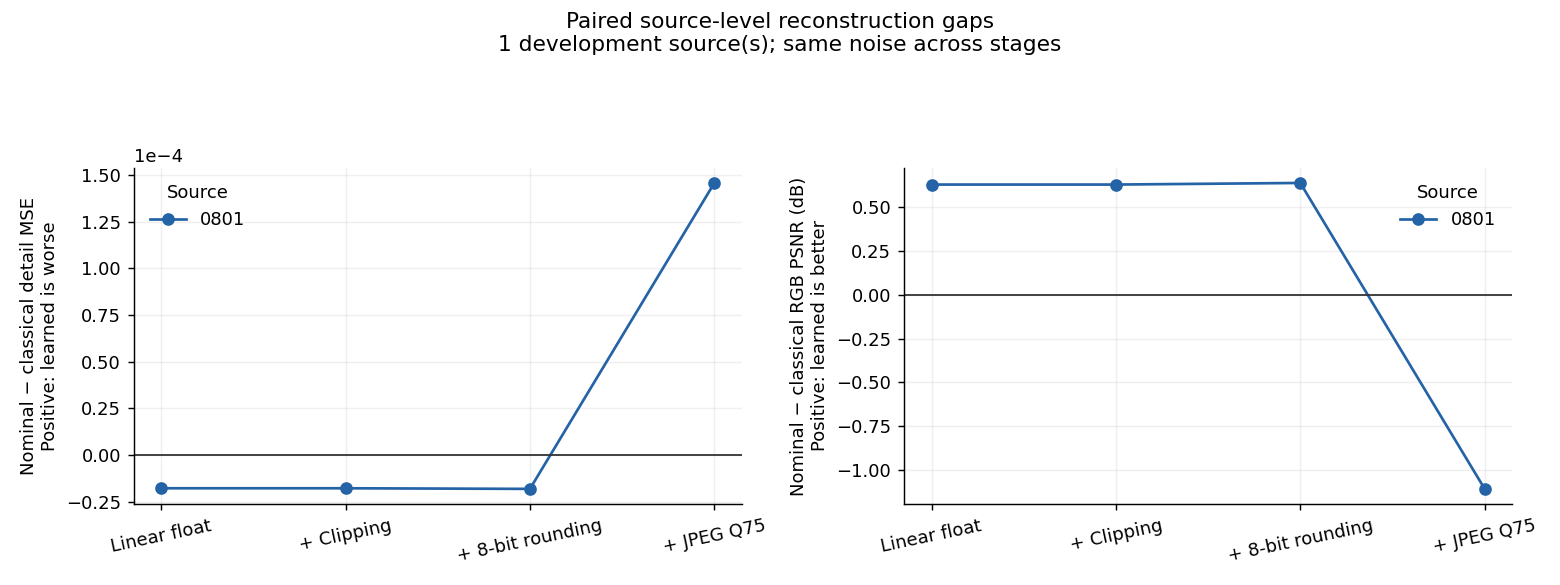
#> input picture experiments/acquisition_03/local_validation_0801_20260917/source_gaps.png, 1560 x 585 px
$ python -i prepare_independent_05_data.py   (imports and definitions only)
#> lines starting #> are read from the running program, lines starting #| are printed output that depends on the picture
#!/usr/bin/env python3
"""Prepare the outcome-blind data receipt for independent experiment 05.

This utility performs integrity, decode, and near-duplicate checks only. It never
generates corruptions, runs a reconstruction model, or computes performance.
"""

from __future__ import annotations

import argparse
import csv
import hashlib
import io
import json
import os
import re
import tarfile
import tempfile
import zipfile
from dataclasses import asdict, dataclass
from datetime import datetime, timezone
from pathlib import Path
from typing import BinaryIO, Iterable

import numpy as np
from PIL import Image


TEST_ARCHIVE_NAME = "SAMPLING_8BIT_RGB_2400x2400.tar.bz2"
TEST_ARCHIVE_URL = (
    "https://sourceforge.net/projects/testimages/files/SAMPLING/8BIT/RGB/"
    "SAMPLING_8BIT_RGB_2400x2400.tar.bz2/download"
)
TEST_ARCHIVE_PUBLISHER_SHA256 = (
    "987e6a5208206b51bb556e808ea052aa588f373124bd0f571888a4754c6afa89"
)
EXPECTED_TEST_SOURCES = 40
EXPECTED_TEST_SIZE = (2400, 2400)
DEVELOPMENT_IDS = tuple(f"{number:04d}" for number in range(805, 901))
CANARY_IDS = ("0805", "0806")
NEAR_DUPLICATE_MAX_DISTANCE = 4


@dataclass(frozen=True)
class ImageFingerprint:
    source_id: str
    member_path: str
    byte_count: int
    sha256: str
    width: int
    height: int
    mode: str
    phash64: str
    dhash64: str


# [10 lines left out: function sha256_stream, not called in this run]


def sha256_file(path: Path) -> tuple[str, int]:
    with path.open("rb") as stream:
        return sha256_stream(stream)


def _bits_to_hex(bits: np.ndarray) -> str:
    flat = np.asarray(bits, dtype=np.uint8).reshape(-1)
    if flat.size != 64:
        raise ValueError(f"expected 64 hash bits, received {flat.size}")
    value = 0
    for bit in flat:
        value = (value << 1) | int(bit)
    return f"{value:016x}"


def _dct_matrix(size: int) -> np.ndarray:
#> further down, picture is the input picture: PIL image 1560x585 RGBA; mean R, G, B, A 248.2, 248.6, 249, 255
    indices = np.arange(size, dtype=np.float64)
    matrix = np.cos(np.pi * (2.0 * indices[None, :] + 1.0) * indices[:, None] / (2.0 * size))
    matrix[0, :] *= np.sqrt(1.0 / size)
    matrix[1:, :] *= np.sqrt(2.0 / size)
    return matrix


DCT32 = _dct_matrix(32)


def perceptual_hashes(image: Image.Image) -> tuple[str, str]:
    gray = image.convert("L")

    phash_image = np.asarray(gray.resize((32, 32), Image.Resampling.LANCZOS), dtype=np.float64)
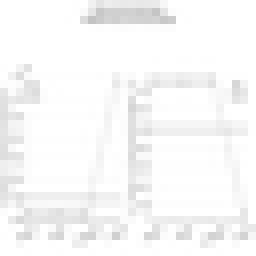
#> phash_image: shape (32, 32) float64 (shown 8 times larger); min 195, max 255, mean 248
    coefficients = DCT32 @ phash_image @ DCT32.T
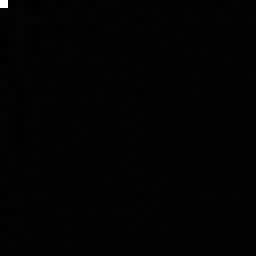
#> coefficients: shape (32, 32) float64 (shown 8 times larger); min -86.39, max 7935.2, mean 7.8; drawn with min black and max white
    low = coefficients[:8, :8]
    threshold = np.median(low.reshape(-1)[1:])
#> threshold = 2.7
    phash = _bits_to_hex(low >= threshold)
#> in _bits_to_hex, `flat = np.asarray(bits, dtype=np.uint8).reshape(-1)`: flat = 64 values, max 1 at index 0, min 0 at index 1, mean 0.516
#> the loop in _bits_to_hex, `for bit in flat:` made 64 passes
#> (bit, value) on passes 2 to 13: (0, 2), (1, 5), (0, 10), (0, 20), (0, 40), (1, 81), (0, 162), (1, 325), (1, 651), (1, 1303), (0, 2606), (0, 5212)
#> value on pass 1: 1
#> after the loop in _bits_to_hex, `for bit in flat:`: value = 11737362631897867119
#> phash = 'a2e37d206237636f'

    dhash_image = np.asarray(gray.resize((9, 8), Image.Resampling.LANCZOS), dtype=np.int16)
    dhash = _bits_to_hex(dhash_image[:, 1:] > dhash_image[:, :-1])
#> the loop in _bits_to_hex (call 2), `for bit in flat:` made 64 passes
#> (bit, value) on passes 2 to 13: (0, 0), (0, 0), (0, 0), (1, 1), (1, 3), (1, 7), (0, 14), (0, 28), (0, 56), (0, 112), (0, 224), (0, 448)
#> value on pass 1: 0
#> dhash = '0e00c2cc8d8c3c11'
    return phash, dhash


# [17 lines left out: function fingerprint_bytes, not called in this run]


def _source_id_from_member(member_path: str) -> str:
    return Path(member_path).stem


# [62 lines left out: functions read_test_archive, _development_member_map, read_development_archive, not called in this run]


def hamming_distance(hex_left: str, hex_right: str) -> int:
    return (int(hex_left, 16) ^ int(hex_right, 16)).bit_count()


# [43 lines left out: functions build_duplicate_rows, atomic_write_bytes, not called in this run]


def atomic_write_json(path: Path, payload: dict[str, object]) -> None:
    atomic_write_bytes(path, (json.dumps(payload, indent=2, sort_keys=True) + "\n").encode("utf-8"))


# [8 lines left out: function atomic_write_csv, not called in this run]


def utc_now() -> str:
    return datetime.now(timezone.utc).replace(microsecond=0).isoformat().replace("+00:00", "Z")


# [134 lines left out: functions parse_args, main, not called in this run]


# [2 lines not run here, left out]

>>> from PIL import Image
>>> picture = Image.open('../experiments/acquisition_03/local_validation_0801_20260917/source_gaps.png')
>>> result = perceptual_hashes(picture)
#> result = ('a2e37d206237636f', '0e00c2cc8d8c3c11')

$ run again, on experiments/acquisition_03/local_validation_0801_20260917/stage_quality.png
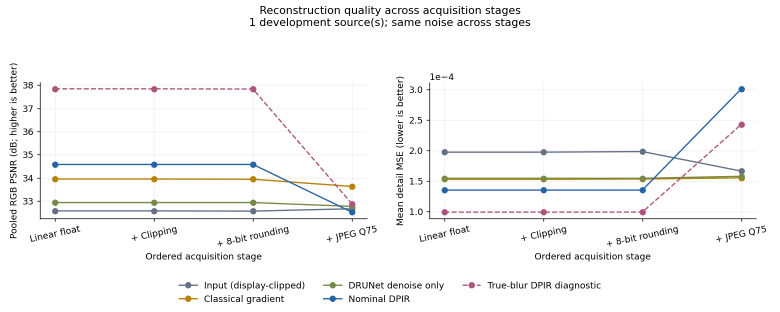
#> input picture experiments/acquisition_03/local_validation_0801_20260917/stage_quality.png, 1560 x 624 px (shown at 1/2 size)
#> picture is the input picture: PIL image 1560x624 RGBA; mean R, G, B, A 247, 246.9, 246.7, 255
#> in perceptual_hashes, `phash_image = np.asarray(gray.resize((32, 32), Image.Resampling.LANCZO..`:
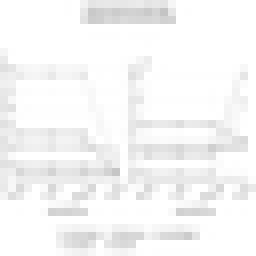
#> phash_image: shape (32, 32) float64 (shown 8 times larger); min 196, max 255, mean 246.3
#> threshold = 0.842
#> flat = 64 values, max 1 at index 0, min 0 at index 1, mean 0.516
#> the loop in _bits_to_hex, `for bit in flat:` made 64 passes
#> (bit, value) on passes 2 to 9: (0, 2), (1, 5), (0, 10), (0, 20), (0, 40), (0, 80), (0, 160), (1, 321)
#> after the loop in _bits_to_hex, `for bit in flat:`: value = 11594232928609251692
#> phash = 'a0e6fd6b70e4316c'
#> the loop in _bits_to_hex (call 2), `for bit in flat:` made 64 passes
#> (bit, value) on passes 2 to 9: (0, 0), (0, 0), (1, 1), (0, 2), (1, 5), (1, 11), (0, 22), (1, 45)
#> dhash = '16a4acaca19f332a'
#> result = ('a0e6fd6b70e4316c', '16a4acaca19f332a')
